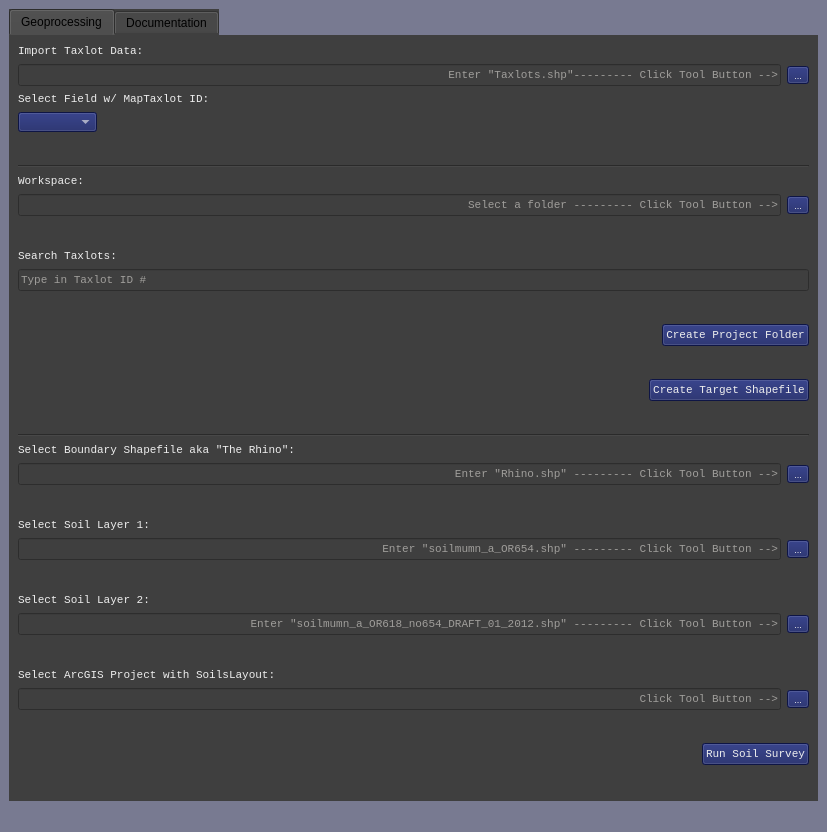
<?xml version="1.0" encoding="UTF-8"?>
<ui version="4.0">
 <class>MainWindow</class>
 <widget class="QMainWindow" name="MainWindow">
  <property name="geometry">
   <rect>
    <x>0</x>
    <y>0</y>
    <width>827</width>
    <height>832</height>
   </rect>
  </property>
  <property name="palette">
   <palette>
    <active>
     <colorrole role="Button">
      <brush brushstyle="SolidPattern">
       <color alpha="255">
        <red>120</red>
        <green>122</green>
        <blue>145</blue>
       </color>
      </brush>
     </colorrole>
     <colorrole role="Base">
      <brush brushstyle="SolidPattern">
       <color alpha="255">
        <red>120</red>
        <green>122</green>
        <blue>145</blue>
       </color>
      </brush>
     </colorrole>
     <colorrole role="Window">
      <brush brushstyle="SolidPattern">
       <color alpha="255">
        <red>120</red>
        <green>122</green>
        <blue>145</blue>
       </color>
      </brush>
     </colorrole>
    </active>
    <inactive>
     <colorrole role="Button">
      <brush brushstyle="SolidPattern">
       <color alpha="255">
        <red>120</red>
        <green>122</green>
        <blue>145</blue>
       </color>
      </brush>
     </colorrole>
     <colorrole role="Base">
      <brush brushstyle="SolidPattern">
       <color alpha="255">
        <red>120</red>
        <green>122</green>
        <blue>145</blue>
       </color>
      </brush>
     </colorrole>
     <colorrole role="Window">
      <brush brushstyle="SolidPattern">
       <color alpha="255">
        <red>120</red>
        <green>122</green>
        <blue>145</blue>
       </color>
      </brush>
     </colorrole>
    </inactive>
    <disabled>
     <colorrole role="Button">
      <brush brushstyle="SolidPattern">
       <color alpha="255">
        <red>120</red>
        <green>122</green>
        <blue>145</blue>
       </color>
      </brush>
     </colorrole>
     <colorrole role="Base">
      <brush brushstyle="SolidPattern">
       <color alpha="255">
        <red>120</red>
        <green>122</green>
        <blue>145</blue>
       </color>
      </brush>
     </colorrole>
     <colorrole role="Window">
      <brush brushstyle="SolidPattern">
       <color alpha="255">
        <red>120</red>
        <green>122</green>
        <blue>145</blue>
       </color>
      </brush>
     </colorrole>
    </disabled>
   </palette>
  </property>
  <property name="windowTitle">
   <string>Soil Survey Tool</string>
  </property>
  <property name="styleSheet">
   <string notr="true">background-color:#787A91;</string>
  </property>
  <widget class="QWidget" name="centralwidget">
   <property name="styleSheet">
    <string notr="true">color:#FFFBF6; font:consolas</string>
   </property>
   <layout class="QGridLayout" name="gridLayout">
    <item row="0" column="1">
     <widget class="QTabWidget" name="tabWidget">
      <property name="palette">
       <palette>
        <active>
         <colorrole role="WindowText">
          <brush brushstyle="SolidPattern">
           <color alpha="255">
            <red>0</red>
            <green>0</green>
            <blue>0</blue>
           </color>
          </brush>
         </colorrole>
         <colorrole role="Button">
          <brush brushstyle="SolidPattern">
           <color alpha="255">
            <red>63</red>
            <green>63</green>
            <blue>63</blue>
           </color>
          </brush>
         </colorrole>
         <colorrole role="Text">
          <brush brushstyle="SolidPattern">
           <color alpha="255">
            <red>0</red>
            <green>0</green>
            <blue>0</blue>
           </color>
          </brush>
         </colorrole>
         <colorrole role="ButtonText">
          <brush brushstyle="SolidPattern">
           <color alpha="255">
            <red>0</red>
            <green>0</green>
            <blue>0</blue>
           </color>
          </brush>
         </colorrole>
         <colorrole role="Base">
          <brush brushstyle="SolidPattern">
           <color alpha="255">
            <red>63</red>
            <green>63</green>
            <blue>63</blue>
           </color>
          </brush>
         </colorrole>
         <colorrole role="Window">
          <brush brushstyle="SolidPattern">
           <color alpha="255">
            <red>63</red>
            <green>63</green>
            <blue>63</blue>
           </color>
          </brush>
         </colorrole>
         <colorrole role="PlaceholderText">
          <brush brushstyle="NoBrush">
           <color alpha="128">
            <red>0</red>
            <green>0</green>
            <blue>0</blue>
           </color>
          </brush>
         </colorrole>
        </active>
        <inactive>
         <colorrole role="WindowText">
          <brush brushstyle="SolidPattern">
           <color alpha="255">
            <red>0</red>
            <green>0</green>
            <blue>0</blue>
           </color>
          </brush>
         </colorrole>
         <colorrole role="Button">
          <brush brushstyle="SolidPattern">
           <color alpha="255">
            <red>63</red>
            <green>63</green>
            <blue>63</blue>
           </color>
          </brush>
         </colorrole>
         <colorrole role="Text">
          <brush brushstyle="SolidPattern">
           <color alpha="255">
            <red>0</red>
            <green>0</green>
            <blue>0</blue>
           </color>
          </brush>
         </colorrole>
         <colorrole role="ButtonText">
          <brush brushstyle="SolidPattern">
           <color alpha="255">
            <red>0</red>
            <green>0</green>
            <blue>0</blue>
           </color>
          </brush>
         </colorrole>
         <colorrole role="Base">
          <brush brushstyle="SolidPattern">
           <color alpha="255">
            <red>63</red>
            <green>63</green>
            <blue>63</blue>
           </color>
          </brush>
         </colorrole>
         <colorrole role="Window">
          <brush brushstyle="SolidPattern">
           <color alpha="255">
            <red>63</red>
            <green>63</green>
            <blue>63</blue>
           </color>
          </brush>
         </colorrole>
         <colorrole role="PlaceholderText">
          <brush brushstyle="NoBrush">
           <color alpha="128">
            <red>0</red>
            <green>0</green>
            <blue>0</blue>
           </color>
          </brush>
         </colorrole>
        </inactive>
        <disabled>
         <colorrole role="WindowText">
          <brush brushstyle="SolidPattern">
           <color alpha="255">
            <red>0</red>
            <green>0</green>
            <blue>0</blue>
           </color>
          </brush>
         </colorrole>
         <colorrole role="Button">
          <brush brushstyle="SolidPattern">
           <color alpha="255">
            <red>63</red>
            <green>63</green>
            <blue>63</blue>
           </color>
          </brush>
         </colorrole>
         <colorrole role="Text">
          <brush brushstyle="SolidPattern">
           <color alpha="255">
            <red>0</red>
            <green>0</green>
            <blue>0</blue>
           </color>
          </brush>
         </colorrole>
         <colorrole role="ButtonText">
          <brush brushstyle="SolidPattern">
           <color alpha="255">
            <red>0</red>
            <green>0</green>
            <blue>0</blue>
           </color>
          </brush>
         </colorrole>
         <colorrole role="Base">
          <brush brushstyle="SolidPattern">
           <color alpha="255">
            <red>63</red>
            <green>63</green>
            <blue>63</blue>
           </color>
          </brush>
         </colorrole>
         <colorrole role="Window">
          <brush brushstyle="SolidPattern">
           <color alpha="255">
            <red>63</red>
            <green>63</green>
            <blue>63</blue>
           </color>
          </brush>
         </colorrole>
         <colorrole role="PlaceholderText">
          <brush brushstyle="NoBrush">
           <color alpha="128">
            <red>0</red>
            <green>0</green>
            <blue>0</blue>
           </color>
          </brush>
         </colorrole>
        </disabled>
       </palette>
      </property>
      <property name="styleSheet">
       <string notr="true">background: #3F3F3F;
color: black;   
border-color: #48555E;
border-top-color: #1D2A32;
</string>
      </property>
      <property name="currentIndex">
       <number>0</number>
      </property>
      <widget class="QWidget" name="tab">
       <attribute name="title">
        <string>Geoprocessing</string>
       </attribute>
       <layout class="QVBoxLayout" name="verticalLayout">
        <item>
         <widget class="QLabel" name="label_2">
          <property name="font">
           <font>
            <family>Consolas</family>
            <pointsize>8</pointsize>
            <weight>50</weight>
            <italic>false</italic>
            <bold>false</bold>
           </font>
          </property>
          <property name="styleSheet">
           <string notr="true">
color:#EEEEEE; font: consolas</string>
          </property>
          <property name="text">
           <string>Import Taxlot Data:</string>
          </property>
         </widget>
        </item>
        <item>
         <layout class="QHBoxLayout" name="horizontalLayout_2">
          <item>
           <widget class="QLineEdit" name="importTaxlotLE">
            <property name="font">
             <font>
              <family>Consolas</family>
              <pointsize>8</pointsize>
              <weight>50</weight>
              <italic>false</italic>
              <bold>false</bold>
             </font>
            </property>
            <property name="styleSheet">
             <string notr="true">color:#FFFBF6; font:consolas</string>
            </property>
            <property name="alignment">
             <set>Qt::AlignRight|Qt::AlignTrailing|Qt::AlignVCenter</set>
            </property>
            <property name="placeholderText">
             <string>Enter &quot;Taxlots.shp&quot;--------- Click Tool Button --&gt;</string>
            </property>
           </widget>
          </item>
          <item>
           <widget class="QToolButton" name="importTaxlotTB">
            <property name="font">
             <font>
              <pointsize>7</pointsize>
              <weight>50</weight>
              <italic>false</italic>
              <bold>false</bold>
             </font>
            </property>
            <property name="styleSheet">
             <string notr="true">background-color:#141E61;
color:#EEEEEE; font: consolas</string>
            </property>
            <property name="text">
             <string>...</string>
            </property>
           </widget>
          </item>
         </layout>
        </item>
        <item>
         <widget class="QLabel" name="label_5">
          <property name="font">
           <font>
            <family>Consolas</family>
            <pointsize>8</pointsize>
            <weight>50</weight>
            <italic>false</italic>
            <bold>false</bold>
           </font>
          </property>
          <property name="styleSheet">
           <string notr="true">
color:#EEEEEE; font: consolas</string>
          </property>
          <property name="text">
           <string>Select Field w/ MapTaxlot ID:</string>
          </property>
         </widget>
        </item>
        <item>
         <layout class="QHBoxLayout" name="horizontalLayout_12">
          <item>
           <widget class="QComboBox" name="taxlotIDCB">
            <property name="minimumSize">
             <size>
              <width>40</width>
              <height>15</height>
             </size>
            </property>
            <property name="font">
             <font>
              <family>Consolas</family>
              <pointsize>8</pointsize>
              <weight>50</weight>
              <italic>false</italic>
              <bold>false</bold>
             </font>
            </property>
            <property name="styleSheet">
             <string notr="true">background-color:#141E61;
color:#EEEEEE; font: consolas</string>
            </property>
           </widget>
          </item>
          <item>
           <spacer name="horizontalSpacer_4">
            <property name="orientation">
             <enum>Qt::Horizontal</enum>
            </property>
            <property name="sizeHint" stdset="0">
             <size>
              <width>40</width>
              <height>20</height>
             </size>
            </property>
           </spacer>
          </item>
         </layout>
        </item>
        <item>
         <spacer name="verticalSpacer_4">
          <property name="orientation">
           <enum>Qt::Vertical</enum>
          </property>
          <property name="sizeHint" stdset="0">
           <size>
            <width>20</width>
            <height>40</height>
           </size>
          </property>
         </spacer>
        </item>
        <item>
         <widget class="Line" name="line">
          <property name="orientation">
           <enum>Qt::Horizontal</enum>
          </property>
         </widget>
        </item>
        <item>
         <widget class="QLabel" name="label_8">
          <property name="font">
           <font>
            <family>Consolas</family>
            <pointsize>8</pointsize>
            <weight>50</weight>
            <italic>false</italic>
            <bold>false</bold>
           </font>
          </property>
          <property name="styleSheet">
           <string notr="true">
color:#EEEEEE; font: consolas</string>
          </property>
          <property name="text">
           <string>Workspace:</string>
          </property>
         </widget>
        </item>
        <item>
         <layout class="QHBoxLayout" name="horizontalLayout_6">
          <item>
           <widget class="QLineEdit" name="workspaceLE">
            <property name="font">
             <font>
              <family>Consolas</family>
              <pointsize>8</pointsize>
              <weight>50</weight>
              <italic>false</italic>
              <bold>false</bold>
             </font>
            </property>
            <property name="styleSheet">
             <string notr="true">color:#FFFBF6; font:consolas</string>
            </property>
            <property name="alignment">
             <set>Qt::AlignRight|Qt::AlignTrailing|Qt::AlignVCenter</set>
            </property>
            <property name="placeholderText">
             <string>Select a folder --------- Click Tool Button --&gt;</string>
            </property>
           </widget>
          </item>
          <item>
           <widget class="QToolButton" name="workspaceTB">
            <property name="font">
             <font>
              <pointsize>7</pointsize>
              <weight>50</weight>
              <italic>false</italic>
              <bold>false</bold>
             </font>
            </property>
            <property name="styleSheet">
             <string notr="true">background-color:#141E61;
color:#EEEEEE; font: consolas</string>
            </property>
            <property name="text">
             <string>...</string>
            </property>
           </widget>
          </item>
         </layout>
        </item>
        <item>
         <spacer name="verticalSpacer_5">
          <property name="orientation">
           <enum>Qt::Vertical</enum>
          </property>
          <property name="sizeHint" stdset="0">
           <size>
            <width>20</width>
            <height>40</height>
           </size>
          </property>
         </spacer>
        </item>
        <item>
         <widget class="QLabel" name="label">
          <property name="font">
           <font>
            <family>Consolas</family>
            <pointsize>8</pointsize>
            <weight>50</weight>
            <italic>false</italic>
            <bold>false</bold>
           </font>
          </property>
          <property name="styleSheet">
           <string notr="true">
color:#EEEEEE; font: consolas</string>
          </property>
          <property name="text">
           <string>Search Taxlots:</string>
          </property>
         </widget>
        </item>
        <item>
         <layout class="QHBoxLayout" name="horizontalLayout">
          <item>
           <widget class="QLineEdit" name="taxlotSearchLE">
            <property name="font">
             <font>
              <family>Consolas</family>
              <pointsize>8</pointsize>
              <weight>50</weight>
              <italic>false</italic>
              <bold>false</bold>
             </font>
            </property>
            <property name="styleSheet">
             <string notr="true">color:#FFFBF6; font:consolas</string>
            </property>
            <property name="placeholderText">
             <string>Type in Taxlot ID #</string>
            </property>
           </widget>
          </item>
         </layout>
        </item>
        <item>
         <spacer name="verticalSpacer_3">
          <property name="orientation">
           <enum>Qt::Vertical</enum>
          </property>
          <property name="sizeHint" stdset="0">
           <size>
            <width>20</width>
            <height>40</height>
           </size>
          </property>
         </spacer>
        </item>
        <item>
         <layout class="QHBoxLayout" name="horizontalLayout_9">
          <item>
           <spacer name="horizontalSpacer_2">
            <property name="orientation">
             <enum>Qt::Horizontal</enum>
            </property>
            <property name="sizeHint" stdset="0">
             <size>
              <width>40</width>
              <height>20</height>
             </size>
            </property>
           </spacer>
          </item>
          <item>
           <widget class="QPushButton" name="createFolderPB">
            <property name="font">
             <font>
              <family>Consolas</family>
              <pointsize>8</pointsize>
              <weight>50</weight>
              <italic>false</italic>
              <bold>false</bold>
             </font>
            </property>
            <property name="styleSheet">
             <string notr="true">background-color:#141E61;
color:#EEEEEE; font: consolas</string>
            </property>
            <property name="text">
             <string>Create Project Folder</string>
            </property>
           </widget>
          </item>
         </layout>
        </item>
        <item>
         <spacer name="verticalSpacer_9">
          <property name="orientation">
           <enum>Qt::Vertical</enum>
          </property>
          <property name="sizeHint" stdset="0">
           <size>
            <width>20</width>
            <height>40</height>
           </size>
          </property>
         </spacer>
        </item>
        <item>
         <layout class="QHBoxLayout" name="horizontalLayout_10">
          <item>
           <spacer name="horizontalSpacer">
            <property name="orientation">
             <enum>Qt::Horizontal</enum>
            </property>
            <property name="sizeHint" stdset="0">
             <size>
              <width>40</width>
              <height>20</height>
             </size>
            </property>
           </spacer>
          </item>
          <item>
           <widget class="QPushButton" name="createTargetPB">
            <property name="font">
             <font>
              <family>Consolas</family>
              <pointsize>8</pointsize>
              <weight>50</weight>
              <italic>false</italic>
              <bold>false</bold>
             </font>
            </property>
            <property name="styleSheet">
             <string notr="true">background-color:#141E61;
color:#EEEEEE; font: consolas</string>
            </property>
            <property name="text">
             <string>Create Target Shapefile</string>
            </property>
           </widget>
          </item>
         </layout>
        </item>
        <item>
         <spacer name="verticalSpacer_7">
          <property name="orientation">
           <enum>Qt::Vertical</enum>
          </property>
          <property name="sizeHint" stdset="0">
           <size>
            <width>20</width>
            <height>1</height>
           </size>
          </property>
         </spacer>
        </item>
        <item>
         <spacer name="verticalSpacer_6">
          <property name="orientation">
           <enum>Qt::Vertical</enum>
          </property>
          <property name="sizeHint" stdset="0">
           <size>
            <width>20</width>
            <height>40</height>
           </size>
          </property>
         </spacer>
        </item>
        <item>
         <widget class="Line" name="line_2">
          <property name="orientation">
           <enum>Qt::Horizontal</enum>
          </property>
         </widget>
        </item>
        <item>
         <widget class="QLabel" name="label_6">
          <property name="font">
           <font>
            <family>Consolas</family>
            <pointsize>8</pointsize>
            <weight>50</weight>
            <italic>false</italic>
            <bold>false</bold>
           </font>
          </property>
          <property name="styleSheet">
           <string notr="true">
color:#EEEEEE; font: consolas</string>
          </property>
          <property name="text">
           <string>Select Boundary Shapefile aka &quot;The Rhino&quot;:</string>
          </property>
         </widget>
        </item>
        <item>
         <layout class="QHBoxLayout" name="horizontalLayout_5">
          <item>
           <widget class="QLineEdit" name="rhinoLE">
            <property name="font">
             <font>
              <family>Consolas</family>
              <pointsize>8</pointsize>
              <weight>50</weight>
              <italic>false</italic>
              <bold>false</bold>
             </font>
            </property>
            <property name="styleSheet">
             <string notr="true">color:#FFFBF6; font:consolas</string>
            </property>
            <property name="alignment">
             <set>Qt::AlignRight|Qt::AlignTrailing|Qt::AlignVCenter</set>
            </property>
            <property name="placeholderText">
             <string>Enter &quot;Rhino.shp&quot; --------- Click Tool Button --&gt;</string>
            </property>
           </widget>
          </item>
          <item>
           <widget class="QToolButton" name="rhinoTB">
            <property name="font">
             <font>
              <pointsize>7</pointsize>
              <weight>50</weight>
              <italic>false</italic>
              <bold>false</bold>
             </font>
            </property>
            <property name="styleSheet">
             <string notr="true">background-color:#141E61;
color:#EEEEEE; font: consolas</string>
            </property>
            <property name="text">
             <string>...</string>
            </property>
           </widget>
          </item>
         </layout>
        </item>
        <item>
         <spacer name="verticalSpacer_10">
          <property name="orientation">
           <enum>Qt::Vertical</enum>
          </property>
          <property name="sizeHint" stdset="0">
           <size>
            <width>20</width>
            <height>40</height>
           </size>
          </property>
         </spacer>
        </item>
        <item>
         <widget class="QLabel" name="label_3">
          <property name="font">
           <font>
            <family>Consolas</family>
            <pointsize>8</pointsize>
            <weight>50</weight>
            <italic>false</italic>
            <bold>false</bold>
           </font>
          </property>
          <property name="styleSheet">
           <string notr="true">
color:#EEEEEE; font: consolas</string>
          </property>
          <property name="text">
           <string>Select Soil Layer 1:</string>
          </property>
         </widget>
        </item>
        <item>
         <layout class="QHBoxLayout" name="horizontalLayout_3">
          <item>
           <widget class="QLineEdit" name="SoilLayer1LE">
            <property name="font">
             <font>
              <family>Consolas</family>
              <pointsize>8</pointsize>
              <weight>50</weight>
              <italic>false</italic>
              <bold>false</bold>
             </font>
            </property>
            <property name="styleSheet">
             <string notr="true">color:#FFFBF6; font:consolas</string>
            </property>
            <property name="alignment">
             <set>Qt::AlignRight|Qt::AlignTrailing|Qt::AlignVCenter</set>
            </property>
            <property name="placeholderText">
             <string>Enter &quot;soilmumn_a_OR654.shp&quot; --------- Click Tool Button --&gt;</string>
            </property>
           </widget>
          </item>
          <item>
           <widget class="QToolButton" name="SoilLayer1TB">
            <property name="font">
             <font>
              <pointsize>7</pointsize>
              <weight>50</weight>
              <italic>false</italic>
              <bold>false</bold>
             </font>
            </property>
            <property name="styleSheet">
             <string notr="true">background-color:#141E61;
color:#EEEEEE; font: consolas</string>
            </property>
            <property name="text">
             <string>...</string>
            </property>
           </widget>
          </item>
         </layout>
        </item>
        <item>
         <spacer name="verticalSpacer_11">
          <property name="orientation">
           <enum>Qt::Vertical</enum>
          </property>
          <property name="sizeHint" stdset="0">
           <size>
            <width>20</width>
            <height>40</height>
           </size>
          </property>
         </spacer>
        </item>
        <item>
         <widget class="QLabel" name="label_4">
          <property name="font">
           <font>
            <family>Consolas</family>
            <pointsize>8</pointsize>
            <weight>50</weight>
            <italic>false</italic>
            <bold>false</bold>
           </font>
          </property>
          <property name="styleSheet">
           <string notr="true">
color:#EEEEEE; font: consolas</string>
          </property>
          <property name="text">
           <string>Select Soil Layer 2:</string>
          </property>
         </widget>
        </item>
        <item>
         <layout class="QHBoxLayout" name="horizontalLayout_4">
          <item>
           <widget class="QLineEdit" name="SoilLayer2LE">
            <property name="font">
             <font>
              <family>Consolas</family>
              <pointsize>8</pointsize>
              <weight>50</weight>
              <italic>false</italic>
              <bold>false</bold>
             </font>
            </property>
            <property name="styleSheet">
             <string notr="true">color:#FFFBF6; font:consolas</string>
            </property>
            <property name="alignment">
             <set>Qt::AlignRight|Qt::AlignTrailing|Qt::AlignVCenter</set>
            </property>
            <property name="placeholderText">
             <string>Enter &quot;soilmumn_a_OR618_no654_DRAFT_01_2012.shp&quot; --------- Click Tool Button --&gt;</string>
            </property>
           </widget>
          </item>
          <item>
           <widget class="QToolButton" name="SoilLayer2TB">
            <property name="font">
             <font>
              <pointsize>7</pointsize>
              <weight>50</weight>
              <italic>false</italic>
              <bold>false</bold>
             </font>
            </property>
            <property name="styleSheet">
             <string notr="true">background-color:#141E61;
color:#EEEEEE; font: consolas</string>
            </property>
            <property name="text">
             <string>...</string>
            </property>
           </widget>
          </item>
         </layout>
        </item>
        <item>
         <spacer name="verticalSpacer_2">
          <property name="orientation">
           <enum>Qt::Vertical</enum>
          </property>
          <property name="sizeHint" stdset="0">
           <size>
            <width>20</width>
            <height>40</height>
           </size>
          </property>
         </spacer>
        </item>
        <item>
         <widget class="QLabel" name="label_7">
          <property name="font">
           <font>
            <family>Consolas</family>
            <pointsize>8</pointsize>
            <weight>50</weight>
            <italic>false</italic>
            <bold>false</bold>
           </font>
          </property>
          <property name="styleSheet">
           <string notr="true">
color:#EEEEEE; font: consolas</string>
          </property>
          <property name="text">
           <string>Select ArcGIS Project with SoilsLayout:</string>
          </property>
         </widget>
        </item>
        <item>
         <layout class="QHBoxLayout" name="horizontalLayout_8">
          <item>
           <widget class="QLineEdit" name="arcprojLE">
            <property name="font">
             <font>
              <family>Consolas</family>
              <pointsize>8</pointsize>
              <weight>50</weight>
              <italic>false</italic>
              <bold>false</bold>
             </font>
            </property>
            <property name="styleSheet">
             <string notr="true">color:#FFFBF6; font:consolas</string>
            </property>
            <property name="alignment">
             <set>Qt::AlignRight|Qt::AlignTrailing|Qt::AlignVCenter</set>
            </property>
            <property name="placeholderText">
             <string>Click Tool Button --&gt;</string>
            </property>
           </widget>
          </item>
          <item>
           <widget class="QToolButton" name="arcprojTB">
            <property name="font">
             <font>
              <pointsize>7</pointsize>
              <weight>50</weight>
              <italic>false</italic>
              <bold>false</bold>
             </font>
            </property>
            <property name="styleSheet">
             <string notr="true">background-color:#141E61;
color:#EEEEEE; font: consolas</string>
            </property>
            <property name="text">
             <string>...</string>
            </property>
           </widget>
          </item>
         </layout>
        </item>
        <item>
         <spacer name="verticalSpacer_8">
          <property name="orientation">
           <enum>Qt::Vertical</enum>
          </property>
          <property name="sizeHint" stdset="0">
           <size>
            <width>20</width>
            <height>40</height>
           </size>
          </property>
         </spacer>
        </item>
        <item>
         <layout class="QHBoxLayout" name="horizontalLayout_11">
          <item>
           <spacer name="horizontalSpacer_3">
            <property name="orientation">
             <enum>Qt::Horizontal</enum>
            </property>
            <property name="sizeHint" stdset="0">
             <size>
              <width>40</width>
              <height>20</height>
             </size>
            </property>
           </spacer>
          </item>
          <item>
           <widget class="QPushButton" name="RunSoilSurveyPB">
            <property name="font">
             <font>
              <family>Consolas</family>
              <pointsize>8</pointsize>
              <weight>50</weight>
              <italic>false</italic>
              <bold>false</bold>
             </font>
            </property>
            <property name="styleSheet">
             <string notr="true">background-color:#141E61;
color:#EEEEEE; 
font: consolas;</string>
            </property>
            <property name="text">
             <string>Run Soil Survey</string>
            </property>
           </widget>
          </item>
         </layout>
        </item>
        <item>
         <spacer name="verticalSpacer">
          <property name="orientation">
           <enum>Qt::Vertical</enum>
          </property>
          <property name="sizeHint" stdset="0">
           <size>
            <width>20</width>
            <height>40</height>
           </size>
          </property>
         </spacer>
        </item>
       </layout>
      </widget>
      <widget class="QWidget" name="tab_2">
       <attribute name="title">
        <string>Documentation</string>
       </attribute>
       <layout class="QGridLayout" name="gridLayout_3">
        <item row="0" column="0">
         <layout class="QHBoxLayout" name="horizontalLayout_7">
          <item>
           <widget class="QTextEdit" name="textEdit">
            <property name="font">
             <font>
              <family>Consolas</family>
              <pointsize>8</pointsize>
              <weight>50</weight>
              <italic>false</italic>
              <bold>false</bold>
             </font>
            </property>
            <property name="styleSheet">
             <string notr="true"/>
            </property>
            <property name="readOnly">
             <bool>true</bool>
            </property>
            <property name="html">
             <string>&lt;!DOCTYPE HTML PUBLIC &quot;-//W3C//DTD HTML 4.0//EN&quot; &quot;http://www.w3.org/TR/REC-html40/strict.dtd&quot;&gt;
&lt;html&gt;&lt;head&gt;&lt;meta name=&quot;qrichtext&quot; content=&quot;1&quot; /&gt;&lt;style type=&quot;text/css&quot;&gt;
p, li { white-space: pre-wrap; }
&lt;/style&gt;&lt;/head&gt;&lt;body style=&quot; font-family:'Consolas'; font-size:8pt; font-weight:400; font-style:normal;&quot;&gt;
&lt;p style=&quot; margin-top:0px; margin-bottom:0px; margin-left:0px; margin-right:0px; -qt-block-indent:0; text-indent:0px;&quot;&gt;&lt;span style=&quot; font-size:11pt; color:#ffffff;&quot;&gt;Welcome to the Soils Survey Tool!&lt;/span&gt;&lt;/p&gt;
&lt;p style=&quot;-qt-paragraph-type:empty; margin-top:0px; margin-bottom:0px; margin-left:0px; margin-right:0px; -qt-block-indent:0; text-indent:0px; font-size:11pt; color:#ffffff;&quot;&gt;&lt;br /&gt;&lt;/p&gt;
&lt;p style=&quot; margin-top:0px; margin-bottom:0px; margin-left:0px; margin-right:0px; -qt-block-indent:0; text-indent:0px;&quot;&gt;&lt;span style=&quot; font-size:11pt; color:#ffffff;&quot;&gt;* The point of this tool is to find the soils that are contained in a target tax lot.&lt;/span&gt;&lt;/p&gt;
&lt;p style=&quot;-qt-paragraph-type:empty; margin-top:0px; margin-bottom:0px; margin-left:0px; margin-right:0px; -qt-block-indent:0; text-indent:0px; font-size:11pt; color:#ffffff;&quot;&gt;&lt;br /&gt;&lt;/p&gt;
&lt;p style=&quot; margin-top:0px; margin-bottom:0px; margin-left:0px; margin-right:0px; -qt-block-indent:0; text-indent:0px;&quot;&gt;&lt;span style=&quot; font-size:11pt; color:#ffffff;&quot;&gt;* Version Dependencies&lt;/span&gt;&lt;/p&gt;
&lt;p style=&quot; margin-top:0px; margin-bottom:0px; margin-left:0px; margin-right:0px; -qt-block-indent:0; text-indent:0px;&quot;&gt;&lt;span style=&quot; font-size:11pt; color:#ffffff;&quot;&gt;- This GUI was designed with Qt Version 5.15.2 and requires pyqt5-tools &amp;amp; PyQt5 version greater than 5.12!&lt;/span&gt;&lt;/p&gt;
&lt;p style=&quot;-qt-paragraph-type:empty; margin-top:0px; margin-bottom:0px; margin-left:0px; margin-right:0px; -qt-block-indent:0; text-indent:0px; font-size:11pt; color:#ffffff;&quot;&gt;&lt;br /&gt;&lt;/p&gt;
&lt;p style=&quot; margin-top:0px; margin-bottom:0px; margin-left:0px; margin-right:0px; -qt-block-indent:0; text-indent:0px;&quot;&gt;&lt;span style=&quot; font-size:11pt; color:#ffffff;&quot;&gt;* Instructions for creating the environment&lt;/span&gt;&lt;/p&gt;
&lt;p style=&quot;-qt-paragraph-type:empty; margin-top:0px; margin-bottom:0px; margin-left:0px; margin-right:0px; -qt-block-indent:0; text-indent:0px; font-size:11pt; color:#ffffff;&quot;&gt;&lt;br /&gt;&lt;/p&gt;
&lt;p style=&quot; margin-top:0px; margin-bottom:0px; margin-left:0px; margin-right:0px; -qt-block-indent:0; text-indent:0px;&quot;&gt;&lt;span style=&quot; font-size:11pt; color:#ffffff;&quot;&gt;- clone default ArcGIS Pro python environment&lt;/span&gt;&lt;/p&gt;
&lt;p style=&quot; margin-top:0px; margin-bottom:0px; margin-left:0px; margin-right:0px; -qt-block-indent:0; text-indent:0px;&quot;&gt;&lt;span style=&quot; font-size:11pt; color:#ffffff;&quot;&gt;- activate cloned environment in command prompt&lt;/span&gt;&lt;/p&gt;
&lt;p style=&quot; margin-top:0px; margin-bottom:0px; margin-left:0px; margin-right:0px; -qt-block-indent:0; text-indent:0px;&quot;&gt;&lt;span style=&quot; font-size:11pt; color:#ffffff;&quot;&gt;- Enter the following commands:&lt;/span&gt;&lt;/p&gt;
&lt;p style=&quot; margin-top:0px; margin-bottom:0px; margin-left:0px; margin-right:0px; -qt-block-indent:0; text-indent:0px;&quot;&gt;&lt;span style=&quot; font-size:11pt; color:#ffffff;&quot;&gt;- pip install Pyqt5&lt;/span&gt;&lt;/p&gt;
&lt;p style=&quot; margin-top:0px; margin-bottom:0px; margin-left:0px; margin-right:0px; -qt-block-indent:0; text-indent:0px;&quot;&gt;&lt;span style=&quot; font-size:11pt; color:#ffffff;&quot;&gt;- pip install pyqt5-tools&lt;/span&gt;&lt;/p&gt;
&lt;p style=&quot; margin-top:0px; margin-bottom:0px; margin-left:0px; margin-right:0px; -qt-block-indent:0; text-indent:0px;&quot;&gt;&lt;span style=&quot; font-size:11pt; color:#ffffff;&quot;&gt;- Now your environment should be ready to run the program successfully!&lt;/span&gt;&lt;/p&gt;
&lt;p style=&quot; margin-top:0px; margin-bottom:0px; margin-left:0px; margin-right:0px; -qt-block-indent:0; text-indent:0px;&quot;&gt;&lt;span style=&quot; font-size:11pt; color:#ffffff;&quot;&gt;- This application also relies on arcpy, pandas, and matplotlib which are included if you followed the instructions above.&lt;/span&gt;&lt;/p&gt;
&lt;p style=&quot;-qt-paragraph-type:empty; margin-top:0px; margin-bottom:0px; margin-left:0px; margin-right:0px; -qt-block-indent:0; text-indent:0px; font-size:11pt; color:#ffffff;&quot;&gt;&lt;br /&gt;&lt;/p&gt;
&lt;p style=&quot; margin-top:0px; margin-bottom:0px; margin-left:0px; margin-right:0px; -qt-block-indent:0; text-indent:0px;&quot;&gt;&lt;span style=&quot; font-size:11pt; color:#ffffff;&quot;&gt;Steps to run the program -&lt;/span&gt;&lt;/p&gt;
&lt;p style=&quot;-qt-paragraph-type:empty; margin-top:0px; margin-bottom:0px; margin-left:0px; margin-right:0px; -qt-block-indent:0; text-indent:0px; font-size:11pt; color:#ffffff;&quot;&gt;&lt;br /&gt;&lt;/p&gt;
&lt;p style=&quot; margin-top:0px; margin-bottom:0px; margin-left:0px; margin-right:0px; -qt-block-indent:0; text-indent:0px;&quot;&gt;&lt;span style=&quot; font-size:11pt; color:#ffffff;&quot;&gt;1. Open python command prompt and activate environment containing the necessary libraries mentioned above.&lt;/span&gt;&lt;/p&gt;
&lt;p style=&quot;-qt-paragraph-type:empty; margin-top:0px; margin-bottom:0px; margin-left:0px; margin-right:0px; -qt-block-indent:0; text-indent:0px; font-size:11pt; color:#ffffff;&quot;&gt;&lt;br /&gt;&lt;/p&gt;
&lt;p style=&quot; margin-top:0px; margin-bottom:0px; margin-left:0px; margin-right:0px; -qt-block-indent:0; text-indent:0px;&quot;&gt;&lt;span style=&quot; font-size:11pt; color:#ffffff;&quot;&gt;2. Call mainV3.py from the command prompt. &lt;/span&gt;&lt;/p&gt;
&lt;p style=&quot;-qt-paragraph-type:empty; margin-top:0px; margin-bottom:0px; margin-left:0px; margin-right:0px; -qt-block-indent:0; text-indent:0px; font-size:11pt; color:#ffffff;&quot;&gt;&lt;br /&gt;&lt;/p&gt;
&lt;p style=&quot; margin-top:0px; margin-bottom:0px; margin-left:0px; margin-right:0px; -qt-block-indent:0; text-indent:0px;&quot;&gt;&lt;span style=&quot; font-size:11pt; color:#ffffff;&quot;&gt;For example:&lt;/span&gt;&lt;/p&gt;
&lt;p style=&quot;-qt-paragraph-type:empty; margin-top:0px; margin-bottom:0px; margin-left:0px; margin-right:0px; -qt-block-indent:0; text-indent:0px; font-size:11pt; color:#ffffff;&quot;&gt;&lt;br /&gt;&lt;/p&gt;
&lt;p style=&quot; margin-top:0px; margin-bottom:0px; margin-left:0px; margin-right:0px; -qt-block-indent:0; text-indent:0px;&quot;&gt;&lt;span style=&quot; font-size:11pt; color:#ffffff;&quot;&gt;&amp;gt; C:\Users\JColpitt\AppData\Local\ESRI\conda\envs\arcpy3\python.exe C:\Users\JColpitt\AdvPython\Final\Colpitt_Final_Deliverables\mainV3.py&lt;/span&gt;&lt;/p&gt;
&lt;p style=&quot;-qt-paragraph-type:empty; margin-top:0px; margin-bottom:0px; margin-left:0px; margin-right:0px; -qt-block-indent:0; text-indent:0px; font-size:11pt; color:#ffffff;&quot;&gt;&lt;br /&gt;&lt;/p&gt;
&lt;p style=&quot; margin-top:0px; margin-bottom:0px; margin-left:0px; margin-right:0px; -qt-block-indent:0; text-indent:0px;&quot;&gt;&lt;span style=&quot; font-size:11pt; color:#ffffff;&quot;&gt;3. Once open click on the tool button in the top right and select “Taxlot.shp” from the zip folder.&lt;/span&gt;&lt;/p&gt;
&lt;p style=&quot;-qt-paragraph-type:empty; margin-top:0px; margin-bottom:0px; margin-left:0px; margin-right:0px; -qt-block-indent:0; text-indent:0px; font-size:11pt; color:#ffffff;&quot;&gt;&lt;br /&gt;&lt;/p&gt;
&lt;p style=&quot; margin-top:0px; margin-bottom:0px; margin-left:0px; margin-right:0px; -qt-block-indent:0; text-indent:0px;&quot;&gt;&lt;span style=&quot; font-size:11pt; color:#ffffff;&quot;&gt;4. You can now scroll through the fields from the selected shapefile, but &amp;quot;MapTaxlot&amp;quot; is pre-loaded from the configuration file for ease of use.&lt;/span&gt;&lt;/p&gt;
&lt;p style=&quot;-qt-paragraph-type:empty; margin-top:0px; margin-bottom:0px; margin-left:0px; margin-right:0px; -qt-block-indent:0; text-indent:0px; font-size:11pt; color:#ffffff;&quot;&gt;&lt;br /&gt;&lt;/p&gt;
&lt;p style=&quot; margin-top:0px; margin-bottom:0px; margin-left:0px; margin-right:0px; -qt-block-indent:0; text-indent:0px;&quot;&gt;&lt;span style=&quot; font-size:11pt; color:#ffffff;&quot;&gt;5. Now select a workspace where you would like to begin saving the outputs from the tool. A new folder designated by the tax lot ID value will be created in the selected directory. &lt;/span&gt;&lt;/p&gt;
&lt;p style=&quot;-qt-paragraph-type:empty; margin-top:0px; margin-bottom:0px; margin-left:0px; margin-right:0px; -qt-block-indent:0; text-indent:0px; font-size:11pt; color:#ffffff;&quot;&gt;&lt;br /&gt;&lt;/p&gt;
&lt;p style=&quot; margin-top:0px; margin-bottom:0px; margin-left:0px; margin-right:0px; -qt-block-indent:0; text-indent:0px;&quot;&gt;&lt;span style=&quot; font-size:11pt; color:#ffffff;&quot;&gt;6. Search for the target tax lot you are interested in. The search bar will autcomplete as you type.&lt;/span&gt;&lt;/p&gt;
&lt;p style=&quot;-qt-paragraph-type:empty; margin-top:0px; margin-bottom:0px; margin-left:0px; margin-right:0px; -qt-block-indent:0; text-indent:0px; font-size:11pt; color:#ffffff;&quot;&gt;&lt;br /&gt;&lt;/p&gt;
&lt;p style=&quot; margin-top:0px; margin-bottom:0px; margin-left:0px; margin-right:0px; -qt-block-indent:0; text-indent:0px;&quot;&gt;&lt;span style=&quot; font-size:11pt; color:#ffffff;&quot;&gt;7. Now click on ‘Create Project Folder’ and a new directory is created for storing all the output values.&lt;/span&gt;&lt;/p&gt;
&lt;p style=&quot;-qt-paragraph-type:empty; margin-top:0px; margin-bottom:0px; margin-left:0px; margin-right:0px; -qt-block-indent:0; text-indent:0px; font-size:11pt; color:#ffffff;&quot;&gt;&lt;br /&gt;&lt;/p&gt;
&lt;p style=&quot; margin-top:0px; margin-bottom:0px; margin-left:0px; margin-right:0px; -qt-block-indent:0; text-indent:0px;&quot;&gt;&lt;span style=&quot; font-size:11pt; color:#ffffff;&quot;&gt;8. Click ‘Create Target Shapefile’ – This creates a new shapefile isolating the taxlot to intersect the soils layer.&lt;/span&gt;&lt;/p&gt;
&lt;p style=&quot;-qt-paragraph-type:empty; margin-top:0px; margin-bottom:0px; margin-left:0px; margin-right:0px; -qt-block-indent:0; text-indent:0px; font-size:11pt; color:#ffffff;&quot;&gt;&lt;br /&gt;&lt;/p&gt;
&lt;p style=&quot; margin-top:0px; margin-bottom:0px; margin-left:0px; margin-right:0px; -qt-block-indent:0; text-indent:0px;&quot;&gt;&lt;span style=&quot; font-size:11pt; color:#ffffff;&quot;&gt;9. Select “Rhino.shp” from the zip folder. This boundary determines which soils layer to extract data from.&lt;/span&gt;&lt;/p&gt;
&lt;p style=&quot;-qt-paragraph-type:empty; margin-top:0px; margin-bottom:0px; margin-left:0px; margin-right:0px; -qt-block-indent:0; text-indent:0px; font-size:11pt; color:#ffffff;&quot;&gt;&lt;br /&gt;&lt;/p&gt;
&lt;p style=&quot; margin-top:0px; margin-bottom:0px; margin-left:0px; margin-right:0px; -qt-block-indent:0; text-indent:0px;&quot;&gt;&lt;span style=&quot; font-size:11pt; color:#ffffff;&quot;&gt;10. Select “soilmumn_a_OR654.shp” from zip folder for “Select Soil Layer 1”. It is important the correct layers are chosen for the specific inputs.&lt;/span&gt;&lt;/p&gt;
&lt;p style=&quot;-qt-paragraph-type:empty; margin-top:0px; margin-bottom:0px; margin-left:0px; margin-right:0px; -qt-block-indent:0; text-indent:0px; font-size:11pt; color:#ffffff;&quot;&gt;&lt;br /&gt;&lt;/p&gt;
&lt;p style=&quot; margin-top:0px; margin-bottom:0px; margin-left:0px; margin-right:0px; -qt-block-indent:0; text-indent:0px;&quot;&gt;&lt;span style=&quot; font-size:11pt; color:#ffffff;&quot;&gt;11. Select “soilmumn_a_OR618_no654_DRAFT_01_2012.shp” from the zip folder for “Select Soil Layer 2”.&lt;/span&gt;&lt;/p&gt;
&lt;p style=&quot;-qt-paragraph-type:empty; margin-top:0px; margin-bottom:0px; margin-left:0px; margin-right:0px; -qt-block-indent:0; text-indent:0px; font-size:11pt; color:#ffffff;&quot;&gt;&lt;br /&gt;&lt;/p&gt;
&lt;p style=&quot; margin-top:0px; margin-bottom:0px; margin-left:0px; margin-right:0px; -qt-block-indent:0; text-indent:0px;&quot;&gt;&lt;span style=&quot; font-size:11pt; color:#ffffff;&quot;&gt;12. Select the ArcGIS Pro project that is included in the zip file. This project stores the original layout needed to extract from to export the SoilMap.pdf.&lt;/span&gt;&lt;/p&gt;
&lt;p style=&quot;-qt-paragraph-type:empty; margin-top:0px; margin-bottom:0px; margin-left:0px; margin-right:0px; -qt-block-indent:0; text-indent:0px; font-size:11pt; color:#ffffff;&quot;&gt;&lt;br /&gt;&lt;/p&gt;
&lt;p style=&quot; margin-top:0px; margin-bottom:0px; margin-left:0px; margin-right:0px; -qt-block-indent:0; text-indent:0px;&quot;&gt;&lt;span style=&quot; font-size:11pt; color:#ffffff;&quot;&gt;13. Finally click the “Run Soil Survey” button to create the rest of the outputs. Once the QMessageBox appears, Click OK, and investigate your directory to find the results!&lt;/span&gt;&lt;/p&gt;&lt;/body&gt;&lt;/html&gt;</string>
            </property>
           </widget>
          </item>
         </layout>
        </item>
       </layout>
      </widget>
     </widget>
    </item>
   </layout>
  </widget>
  <widget class="QMenuBar" name="menubar">
   <property name="geometry">
    <rect>
     <x>0</x>
     <y>0</y>
     <width>827</width>
     <height>22</height>
    </rect>
   </property>
  </widget>
  <widget class="QStatusBar" name="statusbar"/>
 </widget>
 <resources/>
 <connections/>
</ui>
